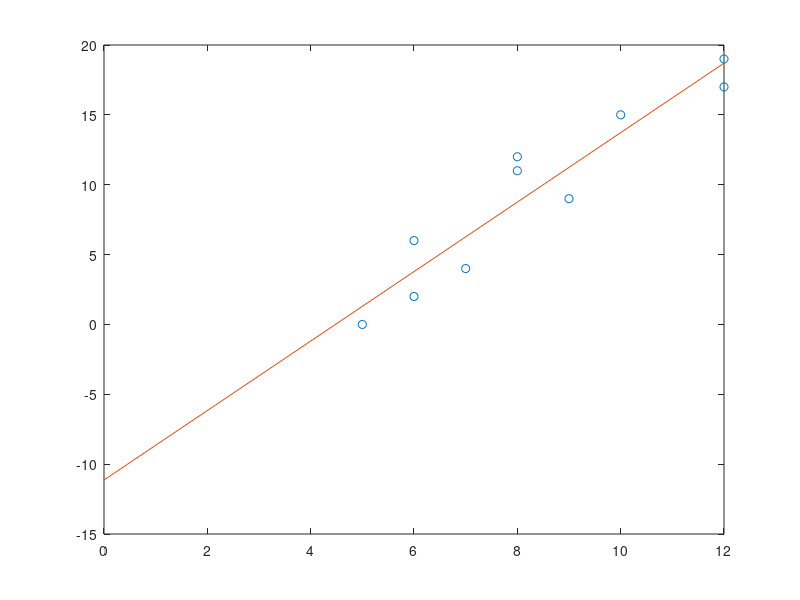

This figure's MATLAB source:
y = [0 2 4 6 9 11 12 15 17 19];
x = [5 6 7 6 9 8 8 10 12 12];
x2 = x.^2;
xy = x.*y;
n = length(x);
sx = sum(x);
sy = sum(y);
sx2 = sum(x2);
sxy = sum(xy);

a1 = (n*sxy-sx*sy)/(n*sx2-sx^2)
a0 = (sy/n)-a1*(sx/n)

xp=linspace(0,max(x),2);
yp=a1*xp+a0;

se = sqrt(sum((y-a0-a1*x).^2)/(n-2))
r2 = (sum((y-mean(y)).^2)-sum((y-a0-a1*x).^2))/sum((y-mean(y)).^2)

plot(x,y,'o',xp,yp);